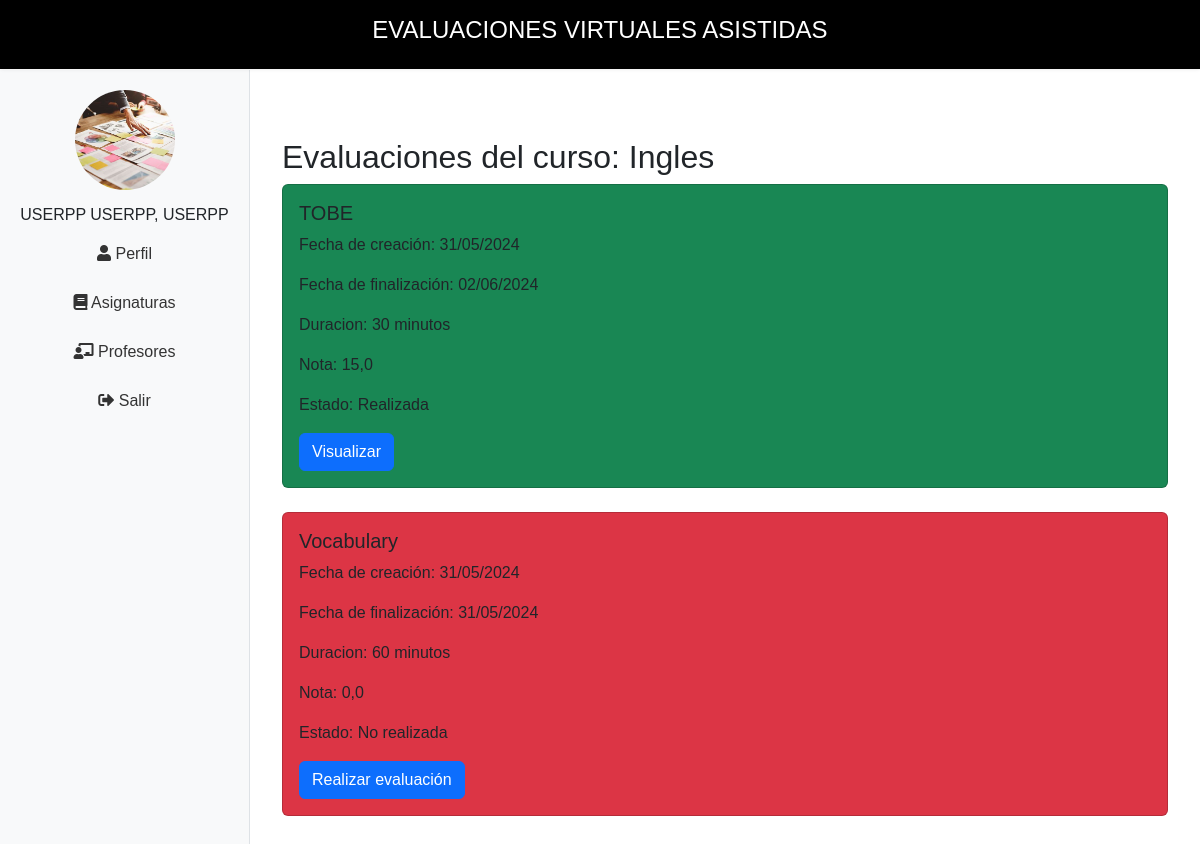
The app's page /portalEstudiante/curso/5/ (signed in) with its own data.
### webApp/models.py (models this page shows, shortened)
class Curso(models.Model):
    nombre=models.CharField(max_length=20)
    docente = models.ForeignKey(Docente, on_delete=models.CASCADE, related_name='cursos')
    class Meta:
        verbose_name='curso'
        verbose_name_plural='cursos'
        db_table='cursos'

class Evaluaciones(models.Model):
    curso=models.ForeignKey(Curso, on_delete=models.CASCADE)
    docente=models.ForeignKey(Docente, on_delete=models.CASCADE)
    nombre_Evaluacion=models.CharField(max_length=50, null=True, blank=True)
    numPreguntas=models.IntegerField(validators = [validate_nota])
    fecha_creacion = models.DateTimeField(auto_now_add=True)
    fecha_fin = models.DateTimeField(null=True, blank=True)
    duracion = models.IntegerField(help_text="Duración del examen en minutos", null=True, blank=True)
    class Meta:
        verbose_name='evaluacion'
        verbose_name_plural='evaluaciones'
        db_table='evaluaciones'

class Calificaciones(models.Model):
    estudiante=models.ForeignKey(Estudiante,on_delete=models.CASCADE)
    curso=models.ForeignKey(Curso, on_delete=models.CASCADE)
    evaluacion=models.ForeignKey(Evaluaciones,on_delete=models.CASCADE)
    nota=models.FloatField(validators=[validate_nota])

### portalEstudiante/views.py (the view)
# urls.py: path('curso/<int:id>/', evaluaciones, name='evaluaciones'),
def evaluaciones(request, id):
    try:
        curso = get_object_or_404(Curso, id=id)
        evaluaciones = Evaluaciones.objects.filter(curso=curso)
        calificaciones = Calificaciones.objects.filter(estudiante=request.user.estudiante, curso=curso)
        context = {
            'curso': curso,
            'evaluaciones': evaluaciones,
            'calificaciones': calificaciones,
            'today': date.today(),
        }
        return render(request, 'Asignaturas/evaluaciones.html', context)
    except ObjectDoesNotExist:
        error = "Error: No se pueden cargar las evaluaciones en este momento. Inténtalo de nuevo más tarde."
        return render(request, 'Asignaturas/evaluaciones.html', {'error': error})

### portalEstudiante/context_processors.py (called while the page is built)
def nombre_estudiante(request):
    if request.user.is_authenticated:
        try:
            estudiante = request.user.estudiante
            nombre_completo = estudiante.nombre_completo()
            return {'nombre_estudiante': nombre_completo}
        except Estudiante.DoesNotExist:
            return {'nombre_estudiante': "USER INVITADO"}
    return {'nombre_estudiante': None}

### portalEstudiante/templatetags/custom_filters.py (called while the page is built)
@register.filter
def get_by_evaluacion(calificaciones, evaluacion):
    return calificaciones.filter(evaluacion=evaluacion).first()

### webApp/models.py (called while the page is built)
    def nombre_completo(self):
        nombre_completo = "{} {}, {}".format(self.apellido_paterno, self.apellido_materno, self.nombres)
        return nombre_completo.upper()

### portalEstudiante/templates/Asignaturas/evaluaciones.html
{% extends "portalEstudiante/base.html" %}
{% load static %}
{% load widget_tweaks %}
{% load custom_filters %}
{% block content %}
<div class="container mt-5">
    {% if error %}
        <div class="alert alert-danger" role="alert">
            {{ error }}
        </div>
    {% else %}
        <h2>Evaluaciones del curso: {{ curso.nombre }}</h2>
        <div class="row">
            {% if evaluaciones %}
                {% for evaluacion in evaluaciones %}
                    {% with calificacion=calificaciones|get_by_evaluacion:evaluacion %}
                    <div class="col-12 mb-4">
                        <div class="card h-100
                            {% if calificacion %}
                                {% if calificacion.nota >= 5 %}
                                    bg-success
                                {% elif calificacion.nota == 0 %}
                                    bg-danger
                                {% else %}
                                    bg-warning
                                {% endif %}
                            {% else %}
                                bg-warning
                            {% endif %}">
                            <div class="card-body">
                                <h5 class="card-title">{{ evaluacion.nombre_Evaluacion }}</h5>
                                <p class="card-text">Fecha de creación: {{ evaluacion.fecha_creacion|date:"d/m/Y" }}</p>
                                <p class="card-text">Fecha de finalización: {{ evaluacion.fecha_fin|date:"d/m/Y" }}</p>
                                <p class="card-text">Duracion: {{ evaluacion.duracion}} minutos</p>
                                {% if calificacion %}
                                    {% if calificacion.nota > 0 %}
                                        <p class="card-text">Nota: {{ calificacion.nota }}</p>
                                        <p class="card-text">Estado: Realizada</p>
                                    {% else %}
                                        <p class="card-text">Nota: {{ calificacion.nota }}</p>
                                        <p class="card-text">Estado: No realizada</p>
                                    {% endif %}
                                {% else %}
                                    <p class="card-text">Nota: Sin evaluar</p>
                                    <p class="card-text">Estado: No realizada</p>
                                {% endif %}
                                <a href="{% url 'detalle_evaluacion' evaluacion.id %}" class="btn btn-primary">
                                    {% if calificacion and calificacion.nota > 0 %}
                                        Visualizar
                                    {% elif evaluacion.fecha_fin and evaluacion.fecha_fin < today %}
                                        Visualizar
                                    {% else %}
                                        Realizar evaluación
                                    {% endif %}
                                </a>
                            </div>
                        </div>
                    </div>
                    {% endwith %}
                {% endfor %}
            {% else %}
                <p>No hay evaluaciones disponibles para este curso.</p>
            {% endif %}
        </div>
    {% endif %}
</div>
{% endblock content %}

### portalEstudiante/templates/portalEstudiante/base.html (style rules this page uses)
body { display: flex; flex-direction: column; margin: 0; padding: 0; font-family: Arial, sans-serif; height: 100vh; }

### records on screen
Curso: nombre "Ingles"
Evaluaciones: nombre_Evaluacion "TOBE", fecha_creacion "31/05/2024", fecha_fin "02/06/2024", duracion "30", shows "Visualizar"
Calificaciones: nota "15,0"
Evaluaciones: nombre_Evaluacion "Vocabulary", fecha_creacion "31/05/2024", fecha_fin "31/05/2024", duracion "60", shows "Realizar evaluación"
Calificaciones: nota "0,0"

### other values on screen
{{ nombre_estudiante }} "USERPP USERPP, USERPP"
